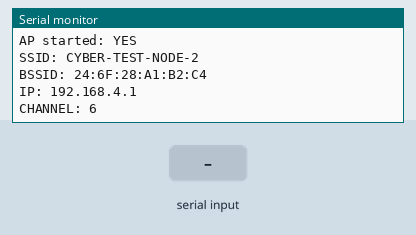
This sketch was run on a simulated ESP32. On the bench: the last lines printed to the serial monitor. The test bench sets the inputs (shaded band).

Above: at 3.5 s.
3.6 s: "A" received over Serial
At 5.0 s:
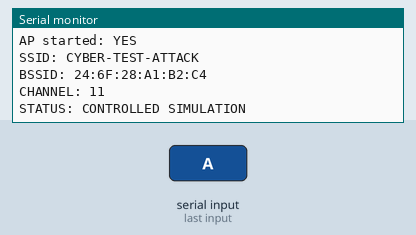
5.6 s: "S" received over Serial
At 6.0 s:
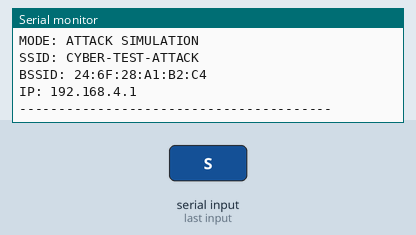

The sketch:

node2_simulation.ino
```cpp
#include <WiFi.h>

// ============================================================
// CYBER MOSQUITO - NODE 2
// CONTROLLED AP SIMULATION
// ============================================================

const char* NORMAL_SSID = "CYBER-TEST-NODE-2";
const char* ATTACK_SSID = "CYBER-TEST-ATTACK";
const char* AP_PASSWORD = "12345678";

bool attackMode = false;

void startNormalMode() {
  attackMode = false;

  WiFi.softAPdisconnect(true);
  delay(300);

  WiFi.mode(WIFI_AP);

  bool started = WiFi.softAP(
    NORMAL_SSID,
    AP_PASSWORD,
    6,
    false,
    4
  );

  Serial.println();
  Serial.println("========================================");
  Serial.println("NODE 2 - NORMAL");
  Serial.println("========================================");

  Serial.print("AP started: ");
  Serial.println(started ? "YES" : "NO");

  Serial.print("SSID: ");
  Serial.println(NORMAL_SSID);

  Serial.print("BSSID: ");
  Serial.println(WiFi.softAPmacAddress());

  Serial.print("IP: ");
  Serial.println(WiFi.softAPIP());

  Serial.println("CHANNEL: 6");
}

void startAttackSimulation() {
  attackMode = true;

  WiFi.softAPdisconnect(true);
  delay(500);

  WiFi.mode(WIFI_AP);

  bool started = WiFi.softAP(
    ATTACK_SSID,
    AP_PASSWORD,
    11,
    false,
    4
  );

  Serial.println();
  Serial.println("########################################");
  Serial.println("CONTROLLED ATTACK SIMULATION");
  Serial.println("########################################");

  Serial.print("AP started: ");
  Serial.println(started ? "YES" : "NO");

  Serial.print("SSID: ");
  Serial.println(ATTACK_SSID);

  Serial.print("BSSID: ");
  Serial.println(WiFi.softAPmacAddress());

  Serial.println("CHANNEL: 11");
  Serial.println("STATUS: CONTROLLED SIMULATION");
}

void showStatus() {
  Serial.println();
  Serial.println("----------------------------------------");

  Serial.print("MODE: ");
  Serial.println(
    attackMode ? "ATTACK SIMULATION" : "NORMAL"
  );

  Serial.print("SSID: ");
  Serial.println(WiFi.softAPSSID());

  Serial.print("BSSID: ");
  Serial.println(WiFi.softAPmacAddress());

  Serial.print("IP: ");
  Serial.println(WiFi.softAPIP());

  Serial.println("----------------------------------------");
}

void setup() {
  Serial.begin(115200);
  delay(2000);

  Serial.println();
  Serial.println("CYBER MOSQUITO - NODE 2");
  Serial.println("ESP32 CONTROLLED SIMULATION");

  Serial.println();
  Serial.println("N = NORMAL");
  Serial.println("A = ATTACK SIMULATION");
  Serial.println("S = STATUS");

  startNormalMode();
}

void loop() {

  if (Serial.available()) {

    char command = Serial.read();

    if (command == 'N' || command == 'n') {
      startNormalMode();
    }

    else if (command == 'A' || command == 'a') {
      startAttackSimulation();
    }

    else if (command == 'S' || command == 's') {
      showStatus();
    }
  }

  delay(20);
}
```

Measured:
- after the input at 3.6 s, the serial monitor: prints a new line after 0.50 s (image 1)
- after the input at 5.6 s, the serial monitor: prints a new line at once (image 2)
